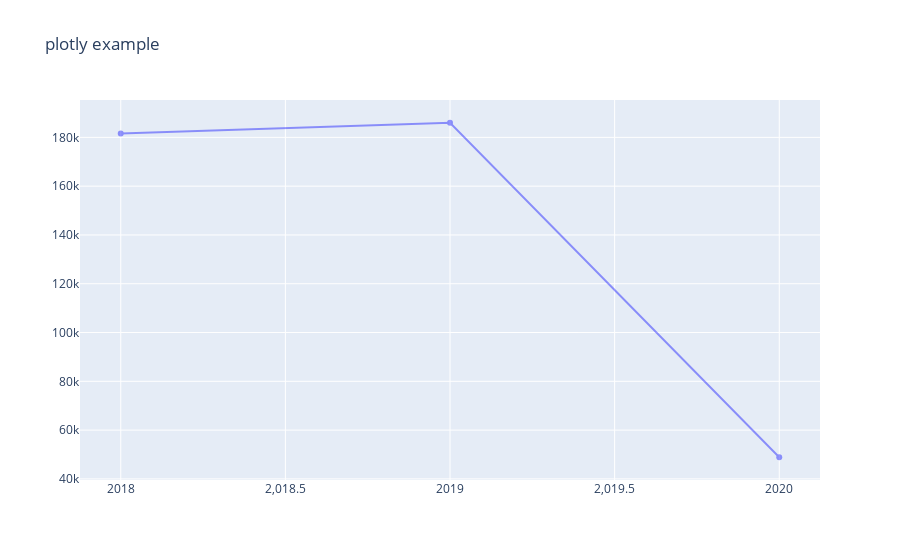

Write notebook code for a chart like this one.
### Code cell
df['Year']=df.index.year
df = df.assign(dummy_calc=1)
Yearwise=df.groupby(by=('Year')).sum()
plt.figure(figsize=(14,10))
display(Yearwise)


trace1 = go.Scatter(x=Yearwise.index,
                    y=Yearwise.dummy_calc,
                    name = "plotly example",
                    line = dict(color = 'blue'),
                    opacity = 0.4)

layout = dict(title='plotly example',)

fig = dict(data=[trace1], layout=layout)
iplot(fig)

### Figure 1 — Plotly figure (JSON) as saved in the notebook; plotly's stock layout.template omitted (floating-point values rounded to 4 significant figures)
{"data": [{"line": {"color": "blue"}, "name": "plotly example", "opacity": 0.4, "type": "scatter", "x": [2018, 2019, 2020], "y": [181541, 185991, 48874]}], "layout": {"title": {"text": "plotly example"}}}
